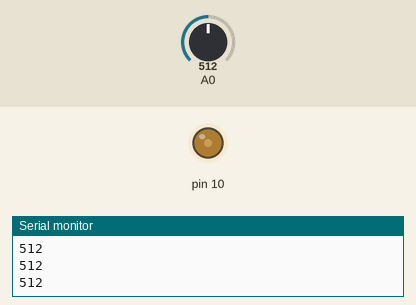
Simulated run of this sketch. Board: Arduino Uno, built with avr-gcc and run on an emulated ATmega328P. On the bench: output pins drawn as LEDs (lit = HIGH), the last lines printed to the serial monitor. The test bench sets the inputs (shaded band); at power-on: A0 = 512.

Above: at 1.2 s.
1.3 s: A0 set to 306
At 2.5 s:
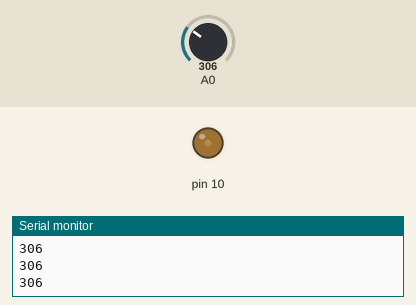
2.8 s: A0 set to 0
At 3.6 s:
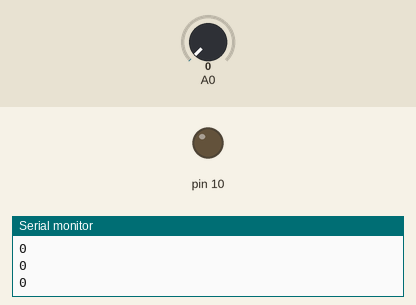
4.3 s: A0 set to 5
5.8 s: A0 set to 8
At 7.0 s:
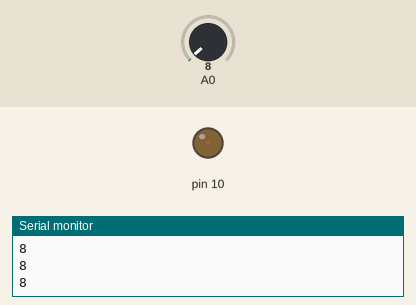
7.3 s: A0 set to 900
At 8.3 s:
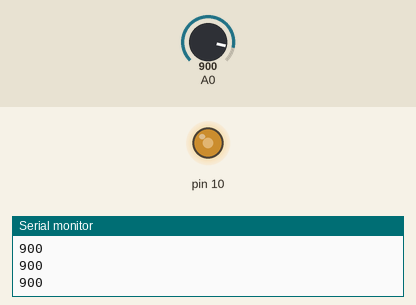
Timing chart, 0 to 9.8 s (numbered marks = the images above; inputs shaded):
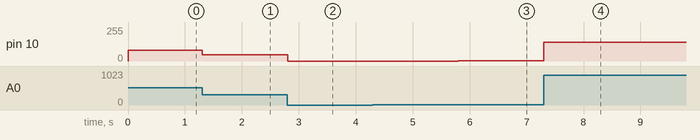

The sketch:

ArduinoVibrationTest.ino
```cpp
void setup() {
  // put your setup code here, to run once:

  pinMode(A0, INPUT);
  pinMode(10, OUTPUT);

  Serial.begin(9600);
}

void loop() {
  // put your main code here, to run repeatedly:


  int pressureInt = analogRead(A0);

  analogWrite(10, map(pressureInt, 0, 1023, 0, 160));

  Serial.println(pressureInt);

}
```

Measured:
- after the input at 1.3 s, pin 10: 80/255 → 47/255 at once
- after the input at 2.8 s, pin 10: 47/255 → 0/255 at once
- after the input at 5.8 s, pin 10: 0/255 → 1/255 at once
- after the input at 7.3 s, pin 10: 1/255 → 140/255 at once
